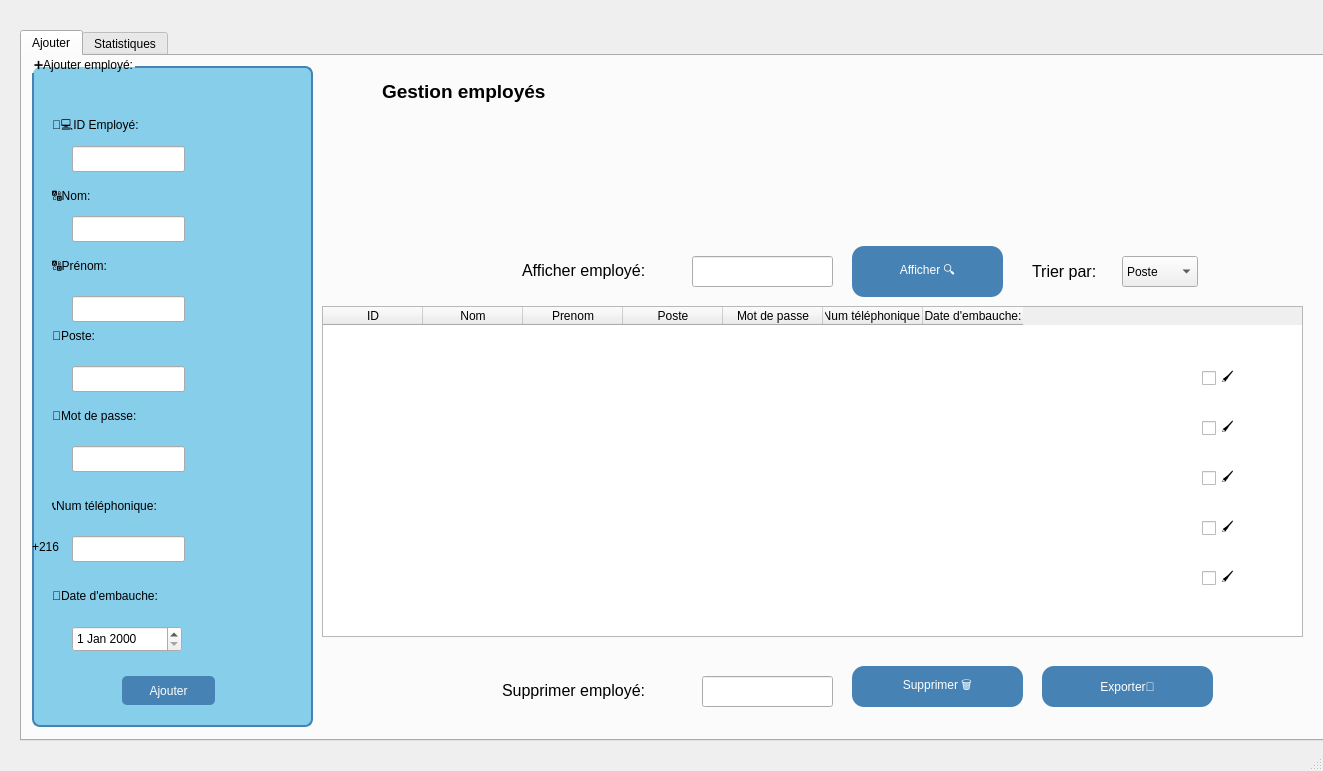
<?xml version="1.0" encoding="UTF-8"?>
<ui version="4.0">
 <class>MainWindow</class>
 <widget class="QMainWindow" name="MainWindow">
  <property name="geometry">
   <rect>
    <x>0</x>
    <y>0</y>
    <width>1323</width>
    <height>771</height>
   </rect>
  </property>
  <property name="windowTitle">
   <string>MainWindow</string>
  </property>
  <widget class="QWidget" name="centralwidget">
   <widget class="QTabWidget" name="tabWidget">
    <property name="geometry">
     <rect>
      <x>20</x>
      <y>30</y>
      <width>1321</width>
      <height>711</height>
     </rect>
    </property>
    <property name="currentIndex">
     <number>0</number>
    </property>
    <widget class="QWidget" name="tab">
     <attribute name="title">
      <string>Ajouter</string>
     </attribute>
     <widget class="QGroupBox" name="groupBox">
      <property name="geometry">
       <rect>
        <x>10</x>
        <y>0</y>
        <width>281</width>
        <height>671</height>
       </rect>
      </property>
      <property name="styleSheet">
       <string notr="true">QGroupBox {
	font: 900 9pt &quot;Segoe UI&quot;;
	font: 900 9pt &quot;Segoe UI&quot;;
	font: 16pt &quot;Segoe UI&quot;;
  
	background-color: rgb(135, 206, 235);
    border: 2px solid #4682B4;
    border-radius: 8px;
    margin-top: 10px;
}
QPushButton {
    background-color: #4682B4;
    color: white;
    border-radius: 5px;
    padding: 5px;
}
QPushButton:hover {
    background-color: #5A9BD5;
}</string>
      </property>
      <property name="title">
       <string>➕Ajouter employé:</string>
      </property>
      <widget class="QLabel" name="label">
       <property name="geometry">
        <rect>
         <x>20</x>
         <y>60</y>
         <width>121</width>
         <height>20</height>
        </rect>
       </property>
       <property name="text">
        <string>👨‍💻ID Employé:</string>
       </property>
      </widget>
      <widget class="QLineEdit" name="lineEdit">
       <property name="geometry">
        <rect>
         <x>40</x>
         <y>90</y>
         <width>113</width>
         <height>26</height>
        </rect>
       </property>
      </widget>
      <widget class="QLabel" name="label_2">
       <property name="geometry">
        <rect>
         <x>20</x>
         <y>130</y>
         <width>63</width>
         <height>20</height>
        </rect>
       </property>
       <property name="text">
        <string>🔠Nom:</string>
       </property>
      </widget>
      <widget class="QLineEdit" name="lineEdit_2">
       <property name="geometry">
        <rect>
         <x>40</x>
         <y>160</y>
         <width>113</width>
         <height>26</height>
        </rect>
       </property>
      </widget>
      <widget class="QLabel" name="label_3">
       <property name="geometry">
        <rect>
         <x>20</x>
         <y>200</y>
         <width>63</width>
         <height>20</height>
        </rect>
       </property>
       <property name="text">
        <string>🔠Prénom:</string>
       </property>
      </widget>
      <widget class="QLineEdit" name="lineEdit_3">
       <property name="geometry">
        <rect>
         <x>40</x>
         <y>240</y>
         <width>113</width>
         <height>26</height>
        </rect>
       </property>
      </widget>
      <widget class="QLabel" name="label_4">
       <property name="geometry">
        <rect>
         <x>20</x>
         <y>270</y>
         <width>63</width>
         <height>20</height>
        </rect>
       </property>
       <property name="text">
        <string>💼Poste:</string>
       </property>
      </widget>
      <widget class="QLineEdit" name="lineEdit_4">
       <property name="geometry">
        <rect>
         <x>40</x>
         <y>310</y>
         <width>113</width>
         <height>26</height>
        </rect>
       </property>
      </widget>
      <widget class="QLabel" name="label_5">
       <property name="geometry">
        <rect>
         <x>20</x>
         <y>350</y>
         <width>101</width>
         <height>20</height>
        </rect>
       </property>
       <property name="text">
        <string>🔣Mot de passe:</string>
       </property>
      </widget>
      <widget class="QLineEdit" name="lineEdit_5">
       <property name="geometry">
        <rect>
         <x>40</x>
         <y>390</y>
         <width>113</width>
         <height>26</height>
        </rect>
       </property>
      </widget>
      <widget class="QLabel" name="label_6">
       <property name="geometry">
        <rect>
         <x>20</x>
         <y>440</y>
         <width>141</width>
         <height>20</height>
        </rect>
       </property>
       <property name="text">
        <string>📞Num téléphonique:</string>
       </property>
      </widget>
      <widget class="QLineEdit" name="lineEdit_6">
       <property name="geometry">
        <rect>
         <x>40</x>
         <y>480</y>
         <width>113</width>
         <height>26</height>
        </rect>
       </property>
      </widget>
      <widget class="QLabel" name="label_7">
       <property name="geometry">
        <rect>
         <x>20</x>
         <y>530</y>
         <width>151</width>
         <height>20</height>
        </rect>
       </property>
       <property name="text">
        <string>📆Date d'embauche:</string>
       </property>
      </widget>
      <widget class="QDateEdit" name="dateEdit">
       <property name="geometry">
        <rect>
         <x>40</x>
         <y>570</y>
         <width>110</width>
         <height>26</height>
        </rect>
       </property>
      </widget>
      <widget class="QPushButton" name="pushButton">
       <property name="geometry">
        <rect>
         <x>90</x>
         <y>620</y>
         <width>93</width>
         <height>29</height>
        </rect>
       </property>
       <property name="text">
        <string>Ajouter</string>
       </property>
      </widget>
      <widget class="QLabel" name="label_21">
       <property name="geometry">
        <rect>
         <x>0</x>
         <y>480</y>
         <width>41</width>
         <height>21</height>
        </rect>
       </property>
       <property name="text">
        <string>+216</string>
       </property>
      </widget>
     </widget>
     <widget class="QTableWidget" name="tableWidget">
      <property name="geometry">
       <rect>
        <x>300</x>
        <y>250</y>
        <width>981</width>
        <height>331</height>
       </rect>
      </property>
      <property name="styleSheet">
       <string notr="true">background-color: #00008B;   /* أزرق غامق */
    color: white;                /* النص أبيض */
    gridline-color: white;       /* لون الخطوط */
    border-radius: 8px;          /* حواف مستديرة */
}
QHeaderView::section {
    background-color: #34495e;   /* رمادي غامق للـ header */
    color: white;
    padding: 4px;
    border: 1px solid #2c3e50;
</string>
      </property>
      <column>
       <property name="text">
        <string>ID</string>
       </property>
      </column>
      <column>
       <property name="text">
        <string>Nom</string>
       </property>
      </column>
      <column>
       <property name="text">
        <string>Prenom</string>
       </property>
      </column>
      <column>
       <property name="text">
        <string>Poste</string>
       </property>
      </column>
      <column>
       <property name="text">
        <string>Mot de passe</string>
       </property>
      </column>
      <column>
       <property name="text">
        <string>Num téléphonique:</string>
       </property>
      </column>
      <column>
       <property name="text">
        <string>Date d'embauche:</string>
       </property>
      </column>
     </widget>
     <widget class="QLabel" name="label_8">
      <property name="geometry">
       <rect>
        <x>360</x>
        <y>20</y>
        <width>291</width>
        <height>31</height>
       </rect>
      </property>
      <property name="text">
       <string>&lt;html&gt;&lt;head/&gt;&lt;body&gt;&lt;p&gt;&lt;span style=&quot; font-size:14pt; font-weight:700;&quot;&gt;Gestion employés&lt;/span&gt;&lt;/p&gt;&lt;/body&gt;&lt;/html&gt;</string>
      </property>
     </widget>
     <widget class="QPushButton" name="pushButton_2">
      <property name="geometry">
       <rect>
        <x>830</x>
        <y>190</y>
        <width>151</width>
        <height>51</height>
       </rect>
      </property>
      <property name="styleSheet">
       <string notr="true">background-color: rgb(70, 130, 180);
font: 14pt &quot;Segoe UI&quot;;
font: 900 12pt &quot;Segoe UI&quot;;

    color: white;                /* لون النص */
    border-radius: 12px;         /* الحواف مدوّرة */
    padding: 8px 16px;</string>
      </property>
      <property name="text">
       <string>Afficher 🔍</string>
      </property>
     </widget>
     <widget class="QLineEdit" name="lineEdit_13">
      <property name="geometry">
       <rect>
        <x>670</x>
        <y>200</y>
        <width>141</width>
        <height>31</height>
       </rect>
      </property>
      <property name="text">
       <string/>
      </property>
     </widget>
     <widget class="QLabel" name="label_17">
      <property name="geometry">
       <rect>
        <x>500</x>
        <y>199</y>
        <width>171</width>
        <height>31</height>
       </rect>
      </property>
      <property name="text">
       <string>&lt;html&gt;&lt;head/&gt;&lt;body&gt;&lt;p&gt;&lt;span style=&quot; font-size:12pt;&quot;&gt;Afficher employé:&lt;/span&gt;&lt;/p&gt;&lt;/body&gt;&lt;/html&gt;</string>
      </property>
     </widget>
     <widget class="QPushButton" name="pushButton_4">
      <property name="geometry">
       <rect>
        <x>830</x>
        <y>610</y>
        <width>171</width>
        <height>41</height>
       </rect>
      </property>
      <property name="styleSheet">
       <string notr="true">background-color: rgb(70, 130, 180);
font: 14pt &quot;Segoe UI&quot;;
font: 900 12pt &quot;Segoe UI&quot;;

    color: white;                /* لون النص */
    border-radius: 12px;         /* الحواف مدوّرة */
    padding: 8px 16px;</string>
      </property>
      <property name="text">
       <string>Supprimer 🗑</string>
      </property>
     </widget>
     <widget class="QLineEdit" name="lineEdit_14">
      <property name="geometry">
       <rect>
        <x>680</x>
        <y>620</y>
        <width>131</width>
        <height>31</height>
       </rect>
      </property>
     </widget>
     <widget class="QLabel" name="label_18">
      <property name="geometry">
       <rect>
        <x>480</x>
        <y>619</y>
        <width>181</width>
        <height>31</height>
       </rect>
      </property>
      <property name="text">
       <string>&lt;html&gt;&lt;head/&gt;&lt;body&gt;&lt;p&gt;&lt;span style=&quot; font-size:12pt;&quot;&gt;Supprimer employé:&lt;/span&gt;&lt;/p&gt;&lt;/body&gt;&lt;/html&gt;</string>
      </property>
     </widget>
     <widget class="QCheckBox" name="checkBox_2">
      <property name="geometry">
       <rect>
        <x>1180</x>
        <y>310</y>
        <width>91</width>
        <height>24</height>
       </rect>
      </property>
      <property name="text">
       <string>🖌</string>
      </property>
     </widget>
     <widget class="QCheckBox" name="checkBox_3">
      <property name="geometry">
       <rect>
        <x>1180</x>
        <y>360</y>
        <width>91</width>
        <height>24</height>
       </rect>
      </property>
      <property name="text">
       <string>🖌</string>
      </property>
     </widget>
     <widget class="QCheckBox" name="checkBox_4">
      <property name="geometry">
       <rect>
        <x>1180</x>
        <y>410</y>
        <width>91</width>
        <height>24</height>
       </rect>
      </property>
      <property name="text">
       <string>🖌</string>
      </property>
     </widget>
     <widget class="QCheckBox" name="checkBox_5">
      <property name="geometry">
       <rect>
        <x>1180</x>
        <y>460</y>
        <width>91</width>
        <height>24</height>
       </rect>
      </property>
      <property name="text">
       <string>🖌</string>
      </property>
     </widget>
     <widget class="QCheckBox" name="checkBox_6">
      <property name="geometry">
       <rect>
        <x>1180</x>
        <y>510</y>
        <width>91</width>
        <height>24</height>
       </rect>
      </property>
      <property name="text">
       <string>🖌</string>
      </property>
     </widget>
     <widget class="QLabel" name="label_19">
      <property name="geometry">
       <rect>
        <x>1010</x>
        <y>200</y>
        <width>91</width>
        <height>31</height>
       </rect>
      </property>
      <property name="text">
       <string>&lt;html&gt;&lt;head/&gt;&lt;body&gt;&lt;p&gt;&lt;span style=&quot; font-size:12pt;&quot;&gt;Trier par:&lt;/span&gt;&lt;/p&gt;&lt;/body&gt;&lt;/html&gt;</string>
      </property>
     </widget>
     <widget class="QComboBox" name="comboBox">
      <property name="geometry">
       <rect>
        <x>1100</x>
        <y>200</y>
        <width>76</width>
        <height>31</height>
       </rect>
      </property>
      <item>
       <property name="text">
        <string>Poste </string>
       </property>
      </item>
      <item>
       <property name="text">
        <string>ID</string>
       </property>
      </item>
      <item>
       <property name="text">
        <string/>
       </property>
      </item>
     </widget>
     <widget class="QLabel" name="label_20">
      <property name="geometry">
       <rect>
        <x>470</x>
        <y>60</y>
        <width>751</width>
        <height>131</height>
       </rect>
      </property>
      <property name="text">
       <string/>
      </property>
      <property name="pixmap">
       <pixmap>../Capture d’écran 2025-09-29 142122.png</pixmap>
      </property>
     </widget>
     <widget class="QPushButton" name="pushButton_5">
      <property name="geometry">
       <rect>
        <x>1020</x>
        <y>610</y>
        <width>171</width>
        <height>41</height>
       </rect>
      </property>
      <property name="styleSheet">
       <string notr="true">background-color: rgb(70, 130, 180);
font: 14pt &quot;Segoe UI&quot;;
font: 900 12pt &quot;Segoe UI&quot;;

    color: white;                /* لون النص */
    border-radius: 12px;         /* الحواف مدوّرة */
    padding: 8px 16px;</string>
      </property>
      <property name="text">
       <string>Exporter📑</string>
      </property>
     </widget>
    </widget>
    <widget class="QWidget" name="tab_2">
     <attribute name="title">
      <string>Statistiques</string>
     </attribute>
     <widget class="QLabel" name="label_22">
      <property name="geometry">
       <rect>
        <x>290</x>
        <y>90</y>
        <width>751</width>
        <height>131</height>
       </rect>
      </property>
      <property name="text">
       <string/>
      </property>
      <property name="pixmap">
       <pixmap>../Capture d’écran 2025-09-29 142122.png</pixmap>
      </property>
     </widget>
    </widget>
   </widget>
  </widget>
  <widget class="QMenuBar" name="menubar">
   <property name="geometry">
    <rect>
     <x>0</x>
     <y>0</y>
     <width>1323</width>
     <height>26</height>
    </rect>
   </property>
  </widget>
  <widget class="QStatusBar" name="statusbar"/>
 </widget>
 <resources/>
 <connections/>
</ui>
